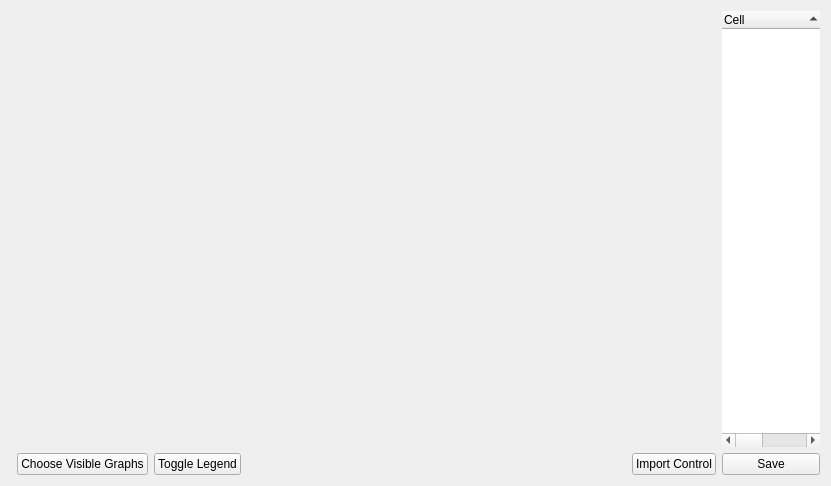
<?xml version="1.0" encoding="UTF-8"?>
<ui version="4.0">
 <class>LineGraph</class>
 <widget class="QWidget" name="LineGraph">
  <property name="geometry">
   <rect>
    <x>0</x>
    <y>0</y>
    <width>831</width>
    <height>486</height>
   </rect>
  </property>
  <property name="windowTitle">
   <string>LineGraph</string>
  </property>
  <layout class="QGridLayout" name="gridLayout">
   <item row="1" column="1">
    <widget class="QPushButton" name="chooseGraphs">
     <property name="text">
      <string>Choose Visible Graphs</string>
     </property>
    </widget>
   </item>
   <item row="0" column="0" colspan="5">
    <widget class="QCustomPlot" name="plot" native="true">
     <property name="sizePolicy">
      <sizepolicy hsizetype="Preferred" vsizetype="Preferred">
       <horstretch>0</horstretch>
       <verstretch>0</verstretch>
      </sizepolicy>
     </property>
     <property name="toolTip">
      <string>Use I (zoom in), O (zoom out), and the arrow keys and mouse to move around</string>
     </property>
    </widget>
   </item>
   <item row="1" column="3">
    <spacer name="horizontalSpacer">
     <property name="orientation">
      <enum>Qt::Horizontal</enum>
     </property>
     <property name="sizeHint" stdset="0">
      <size>
       <width>40</width>
       <height>20</height>
      </size>
     </property>
    </spacer>
   </item>
   <item row="1" column="2">
    <widget class="QPushButton" name="toggleLegend">
     <property name="text">
      <string>Toggle Legend</string>
     </property>
    </widget>
   </item>
   <item row="1" column="4">
    <widget class="QPushButton" name="loadControl">
     <property name="text">
      <string>Import Control</string>
     </property>
    </widget>
   </item>
   <item row="1" column="5">
    <widget class="QPushButton" name="save">
     <property name="sizePolicy">
      <sizepolicy hsizetype="Minimum" vsizetype="Minimum">
       <horstretch>0</horstretch>
       <verstretch>0</verstretch>
      </sizepolicy>
     </property>
     <property name="toolTip">
      <string>Saves the graph to the data directory</string>
     </property>
     <property name="text">
      <string>Save</string>
     </property>
    </widget>
   </item>
   <item row="0" column="5">
    <widget class="QTreeWidget" name="treeWidget">
     <property name="sizePolicy">
      <sizepolicy hsizetype="Preferred" vsizetype="MinimumExpanding">
       <horstretch>0</horstretch>
       <verstretch>0</verstretch>
      </sizepolicy>
     </property>
     <property name="minimumSize">
      <size>
       <width>0</width>
       <height>0</height>
      </size>
     </property>
     <property name="sizeIncrement">
      <size>
       <width>1</width>
       <height>0</height>
      </size>
     </property>
     <property name="frameShape">
      <enum>QFrame::NoFrame</enum>
     </property>
     <property name="lineWidth">
      <number>1</number>
     </property>
     <property name="horizontalScrollBarPolicy">
      <enum>Qt::ScrollBarAsNeeded</enum>
     </property>
     <property name="sizeAdjustPolicy">
      <enum>QAbstractScrollArea::AdjustToContents</enum>
     </property>
     <property name="autoScrollMargin">
      <number>16</number>
     </property>
     <property name="editTriggers">
      <set>QAbstractItemView::NoEditTriggers</set>
     </property>
     <property name="sortingEnabled">
      <bool>true</bool>
     </property>
     <column>
      <property name="text">
       <string>Cell</string>
      </property>
     </column>
     <column>
      <property name="text">
       <string>Property</string>
      </property>
     </column>
     <column>
      <property name="text">
       <string>Value</string>
      </property>
     </column>
    </widget>
   </item>
  </layout>
 </widget>
 <customwidgets>
  <customwidget>
   <class>QCustomPlot</class>
   <extends>QWidget</extends>
   <header>qcustomplot.h</header>
   <container>1</container>
  </customwidget>
 </customwidgets>
 <resources/>
 <connections/>
</ui>
